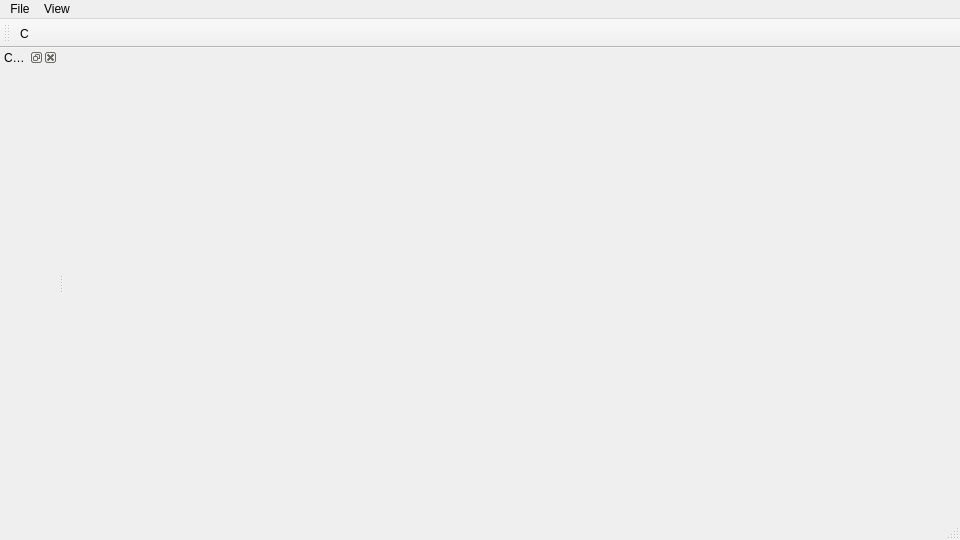
<?xml version="1.0" encoding="UTF-8"?>
<ui version="4.0">
 <class>MainWindow</class>
 <widget class="QMainWindow" name="MainWindow">
  <property name="geometry">
   <rect>
    <x>0</x>
    <y>0</y>
    <width>960</width>
    <height>540</height>
   </rect>
  </property>
  <property name="windowTitle">
   <string>MainWindow</string>
  </property>
  <widget class="QWidget" name="centralwidget"/>
  <widget class="QMenuBar" name="menubar">
   <property name="geometry">
    <rect>
     <x>0</x>
     <y>0</y>
     <width>960</width>
     <height>22</height>
    </rect>
   </property>
   <widget class="QMenu" name="menu">
    <property name="title">
     <string>File</string>
    </property>
    <addaction name="actionexport"/>
   </widget>
   <widget class="QMenu" name="menuView">
    <property name="title">
     <string>View</string>
    </property>
    <addaction name="actionRaw_Panel"/>
    <addaction name="actionSection_Panel"/>
    <addaction name="actionControl_Panel"/>
   </widget>
   <addaction name="menu"/>
   <addaction name="menuView"/>
  </widget>
  <widget class="QStatusBar" name="statusbar"/>
  <widget class="QToolBar" name="toolBar">
   <property name="windowTitle">
    <string>toolBar</string>
   </property>
   <attribute name="toolBarArea">
    <enum>TopToolBarArea</enum>
   </attribute>
   <attribute name="toolBarBreak">
    <bool>false</bool>
   </attribute>
   <addaction name="actionConnect"/>
  </widget>
  <widget class="QDockWidget" name="dockWidget">
   <property name="windowTitle">
    <string>Control</string>
   </property>
   <attribute name="dockWidgetArea">
    <number>1</number>
   </attribute>
  </widget>
  <action name="actionexport">
   <property name="text">
    <string>export</string>
   </property>
  </action>
  <action name="actionRaw_Panel">
   <property name="text">
    <string>Raw Panel</string>
   </property>
  </action>
  <action name="actionSection_Panel">
   <property name="text">
    <string>Section Panel</string>
   </property>
  </action>
  <action name="actionControl_Panel">
   <property name="text">
    <string>Control Panel</string>
   </property>
  </action>
  <action name="actionConnect">
   <property name="text">
    <string>Connect</string>
   </property>
   <property name="iconText">
    <string>C</string>
   </property>
   <property name="toolTip">
    <string>Connect To COM</string>
   </property>
  </action>
 </widget>
 <resources/>
 <connections/>
</ui>
